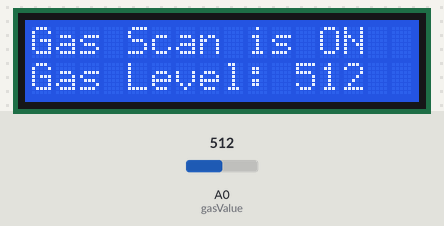
Recording of a sketch running on a simulated Arduino Mega 2560, built with avr-gcc and run on an emulated ATmega2560. On the bench: 16×2 character LCD. Inputs (shaded band) come from the test bench; at power-on: A0 (gasValue) = 512. What the sketch prints to the serial monitor is not drawn.

Above: at 4.2 s.
4.3 s: A0 (gasValue) set to 180
At 8.6 s:
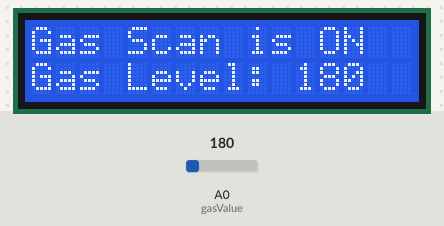
13.0 s: A0 (gasValue) set to 158
At 15.1 s:
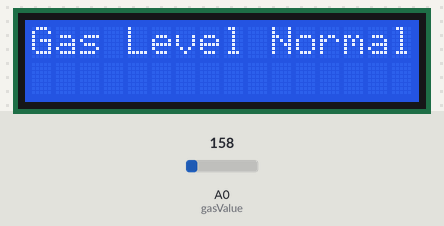
21.7 s: A0 (gasValue) set to 306
At 28.2 s:
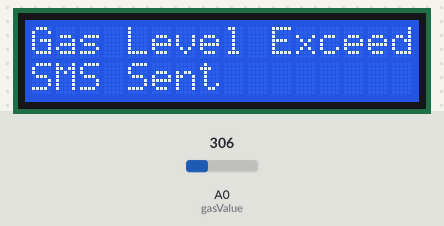
Timing chart, 0 to 29.7 s (numbered marks = the images above; inputs shaded):
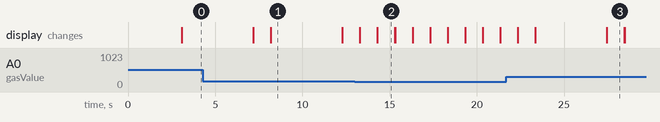

Measured:
- the behaviour switches between 171 and 170 on A0 (gasValue) (found by bisection; images 1 and 2)
- what the display in image 1 shows lasts 4.1 s, from 8.2 s to 12.3 s
- what the display in image 2 shows lasts 1.0 s, from 14.3 s to 15.3 s

The sketch:

gas_leakage.ino
```cpp
#include <LiquidCrystal.h>
#include <SoftwareSerial.h>
const int rs=12, en=11, d4=5, d5=4, d6=3, d7=2;
LiquidCrystal lcd(rs, en, d4, d5, d6, d7);

SoftwareSerial mySerial(9, 10);

int gasValue = A0; // smoke / gas sensor connected with analog pin A1 of the arduino / mega.
int data = 0;

void setup()
{
randomSeed(analogRead(0));
Serial.begin(9600); // Setting the baud rate of GSM Module
Serial.begin(9600); // Setting the baud rate of Serial Monitor (Arduino)
lcd.begin(16,2);
pinMode(gasValue, INPUT);
lcd.print (" Gas Leakage ");
lcd.setCursor(0,1);
lcd.print (" Detector Alarm ");
delay(3000);
lcd.clear();
}

void loop()
{

data = analogRead(gasValue);
Serial.print("Gas Level: ");
Serial.println(data);
lcd.print ("Gas Scan is ON");
lcd.setCursor(0,1);
lcd.print("Gas Level: ");
lcd.print(data);
delay(1000);

if ( data > 170) //
{
SendMessage();
Serial.print("Gas detect alarm");
lcd.clear();
lcd.setCursor(0,0);
lcd.print("Gas Level Exceed");
lcd.setCursor(0,1);
lcd.print("SMS Sent");
delay(1000);

}
else
{
Serial.print("Gas Level Low");
lcd.clear();
lcd.setCursor(0,0);
lcd.print("Gas Level Normal");
delay(1000);
}

lcd.clear();
}
void SendMessage()
{
Serial.println("I am in send mode ");
Serial.println("AT+CMGF=1");
delay(1000); // Delay of 1000 milli seconds or 1 second
Serial.println("AT+CMGS=\"+916354669986\"\r");
delay(1000);
Serial.println("Excess Gas Detected. Open Windows");
delay(100);
Serial.println((char)26);// ASCII code of CTRL+Z
delay(1000);
}
```
